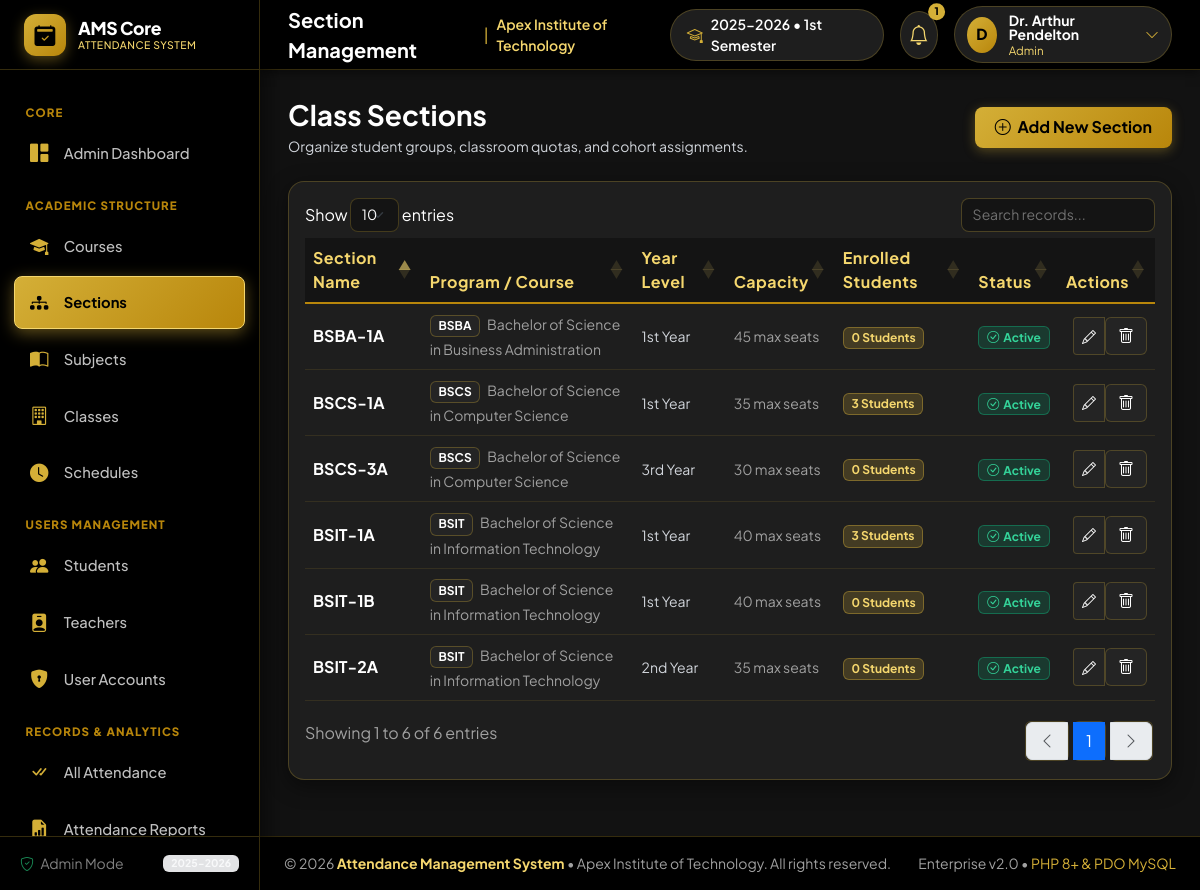
The app's page /sections.php (signed in) with its own data.
### tables this page shows
CREATE TABLE `sections` (
  `id` INT AUTO_INCREMENT PRIMARY KEY,
  `section_name` VARCHAR(50) NOT NULL,
  `course_id` INT NOT NULL,
  `year_level_id` INT NOT NULL,
  `capacity` INT DEFAULT 40,
  `status` ENUM('active', 'inactive') DEFAULT 'active',
  `created_at` TIMESTAMP DEFAULT CURRENT_TIMESTAMP,
  FOREIGN KEY (`course_id`) REFERENCES `courses` (`id`) ON DELETE CASCADE,
  FOREIGN KEY (`year_level_id`) REFERENCES `year_levels` (`id`) ON DELETE CASCADE,
  INDEX `idx_sections_course` (`course_id`),
  INDEX `idx_sections_year` (`year_level_id`)
);

CREATE TABLE `courses` (
  `id` INT AUTO_INCREMENT PRIMARY KEY,
  `course_code` VARCHAR(20) NOT NULL UNIQUE,
  `course_name` VARCHAR(150) NOT NULL,
  `department` VARCHAR(100) DEFAULT 'College of Information Technology',
  `description` TEXT NULL,
  `status` ENUM('active', 'inactive') DEFAULT 'active',
  `created_at` TIMESTAMP DEFAULT CURRENT_TIMESTAMP
);

CREATE TABLE `year_levels` (
  `id` INT AUTO_INCREMENT PRIMARY KEY,
  `name` VARCHAR(50) NOT NULL,
  `level_numeric` INT NOT NULL UNIQUE
);

### database.php (called while the page is built, shortened)
<?php
class Database {
    private static $instance = null;
    private $pdo;
    private $host = '127.0.0.1';
    private $dbname = 'attendance_management';
    private $user = 'root';
    private $pass = '';
    private $charset = 'utf8mb4';
    private function __construct() {
        $dsn = "mysql:host={$this->host};dbname={$this->dbname};charset={$this->charset}";
        $options = [
            PDO::ATTR_ERRMODE            => PDO::ERRMODE_EXCEPTION,
            PDO::ATTR_DEFAULT_FETCH_MODE => PDO::FETCH_ASSOC,
            PDO::ATTR_EMULATE_PREPARES   => false,
            PDO::MYSQL_ATTR_INIT_COMMAND => "SET NAMES utf8mb4 COLLATE utf8mb4_unicode_ci"
        ];
        try {
            $this->pdo = new PDO($dsn, $this->user, $this->pass, $options);
        } catch (PDOException $e) {
            die("Database connection failed: " . htmlspecialchars($e->getMessage()));
        }
    }
    public static function getInstance() {
        if (self::$instance === null) {
            self::$instance = new self();
        }
        return self::$instance;
    }
    public function getConnection() {
        return $this->pdo;
    }
}

### Class.php (called while the page is built, shortened)
<?php
require_once __DIR__ . '/../config/database.php';
class ClassModel {
    private $db;
    public function __construct() {
        $this->db = Database::getInstance()->getConnection();
    }
    public function getSections($filters = []) {
        $sql = "
            SELECT sec.*, c.course_code, c.course_name, y.name as year_level_name,
                   COUNT(DISTINCT s.id) as student_count
            FROM sections sec
            JOIN courses c ON sec.course_id = c.id
            JOIN year_levels y ON sec.year_level_id = y.id
            LEFT JOIN students s ON s.section_id = sec.id
            WHERE 1=1
        ";
        $params = [];
        $sql .= " GROUP BY sec.id ORDER BY sec.section_name ASC";
        $stmt = $this->db->prepare($sql);
        $stmt->execute($params);
        return $stmt->fetchAll();
    }
}

### sections.php (the view, shortened to what this page needs)
<?php
require_once __DIR__ . '/../includes/functions.php';
require_once __DIR__ . '/../models/Class.php';
$classModel = new ClassModel();
$sections = $classModel->getSections();
require_once __DIR__ . '/../views/layouts/header.php';
require_once __DIR__ . '/../views/layouts/sidebar.php';
require_once __DIR__ . '/../views/layouts/navbar.php';
?>
<div class="d-flex flex-column flex-md-row justify-content-between align-items-md-center gap-3 mb-4">
    <div>
        <h3 class="fw-bold text-dark mb-1">Class Sections</h3>
        <p class="text-secondary small mb-0">Organize student groups, classroom quotas, and cohort assignments.</p>
    </div>
    <div>
        <button type="button" class="btn btn-primary" data-bs-toggle="modal" data-bs-target="#addSectionModal">
            <i class="bi bi-plus-circle me-1"></i> Add New Section
        </button>
    </div>
</div>
<div class="card-modern">
    <div class="card-body p-0">
        <div class="table-responsive p-3">
            <table class="table table-hover align-middle datatable w-100">
                <thead class="table-light">
                    <tr>
                        <th>Section Name</th>
                        <th>Program / Course</th>
                        <th>Year Level</th>
                        <th>Capacity</th>
                        <th>Enrolled Students</th>
                        <th>Status</th>
                        <th class="text-end">Actions</th>
                    </tr>
                </thead>
                <tbody>
                    <?php foreach ($sections as $sec): ?>
                        <tr>
                            <td>
                                <span class="fw-bold text-dark fs-6"><?= e($sec['section_name']) ?></span>
                            </td>
                            <td>
                                <span class="badge bg-light text-dark border"><?= e($sec['course_code']) ?></span>
                                <span class="small text-muted ms-1"><?= e($sec['course_name']) ?></span>
                            </td>
                            <td><span class="text-secondary small"><?= e($sec['year_level_name']) ?></span></td>
                            <td><span class="small text-muted"><?= (int)$sec['capacity'] ?> max seats</span></td>
                            <td>
                                <span class="badge bg-primary-subtle text-primary border border-primary-subtle">
                                    <?= (int)$sec['student_count'] ?> Students
                                </span>
                            </td>
                            <td><?= get_status_badge($sec['status']) ?></td>
                            <td class="text-end">
                                <div class="btn-group btn-group-sm">
                                    <button type="button" class="btn btn-light border edit-section-btn"
                                            data-section='<?= json_encode($sec) ?>' title="Edit">
                                        <i class="bi bi-pencil"></i>
                                    </button>
                                    <form method="POST" action="<?= BASE_URL ?>/admin/sections.php" class="d-inline">
                                        <button type="button" class="btn btn-light border text-danger btn-delete-confirm" title="Delete">
                                            <i class="bi bi-trash"></i>
                                        </button>
                                    </form>
                                </div>
                            </td>
                        </tr>
                    <?php endforeach; ?>
                </tbody>
            </table>
        </div>
    </div>
</div>
<?php
require_once __DIR__ . '/../views/layouts/footer.php';
?>

### functions.php (shortened to what this page needs)
<?php
function e($string) {
    return htmlspecialchars((string)$string, ENT_QUOTES, 'UTF-8');
}
function get_status_badge($status) {
    $status = strtoupper($status);
    switch ($status) {
        case 'ACTIVE':
            return '<span class="badge bg-success-subtle text-success border border-success-subtle px-2 py-1"><i class="bi bi-check-circle me-1"></i>Active</span>';
    }
}

### style.css (style rules this page uses)
:root { --gold: #D4AF37; --gold-dark: #B8860B; --gold-light: #F5D76E; --black: #000000; --bg-dark: #121212; --bg-card: #1E1E1E; --bg-card-header: #171717; --bg-input: #141414; --text-white: #FFFFFF; --text-gold-light: #F5D76E; --text-muted: #A0A0A0; --text-secondary: #D1D5DB; --gold-subtle: rgba(212, 175, 55, 0.12); --gold-border: rgba(212, 175, 55, 0.25); --gold-border-strong: rgba(212, 175, 55, 0.55); --gold-gradient: linear-gradient(135deg, #D4AF37 0%, #B8860B 100%); --gold-gradient-hover: linear-gradient(135deg, #F5D76E 0%, #D4AF37 100%); --gold-dashboard-bg: linear-gradient(135deg, #E2BF53 0%, #D4AF37 40%, #B8860B 100%); --primary: var(--gold); --primary-hover: var(--gold-dark); --primary-light: var(--gold-subtle); --primary-gradient: var(--gold-gradient); --navy-dark: var(--black); --navy-surface: var(--bg-card); --navy-border: var(--gold-border); --navy-muted: var(--text-muted); --bg-light: var(--bg-dark); --surface-light: var(--bg-card); --border-color: var(--gold-border); --text-primary: var(--text-white); --sidebar-width: 260px; --topbar-height: 70px; --radius-sm: 8px; --radius-md: 12px; --radius-lg: 16px; --radius-xl: 20px; --shadow-subtle: 0 2px 10px rgba(0, 0, 0, 0.5); --shadow-card: 0 6px 22px rgba(0, 0, 0, 0.45); --shadow-elevated: 0 12px 32px rgba(0, 0, 0, 0.65); }
*, *::before, *::after { box-sizing: border-box; }
body { font-family: 'Plus Jakarta Sans', -apple-system, BlinkMacSystemFont, "Segoe UI", Roboto, sans-serif; background-color: var(--bg-dark); color: var(--text-white); min-height: 100vh; overflow-x: hidden; }
.text-dark { color: var(--text-white) !important; }
.text-secondary { color: var(--text-secondary) !important; }
.text-muted { color: var(--text-muted) !important; }
.text-primary { color: var(--gold) !important; }
.card-modern { background: var(--bg-card); border: 1px solid var(--gold-border); border-radius: var(--radius-lg); box-shadow: var(--shadow-card); margin-bottom: 1.75rem; overflow: hidden; color: var(--text-white); }
.card-modern .card-body { padding: 1.5rem; color: var(--text-white); }
.table { --bs-table-bg: var(--bg-card); --bs-table-color: var(--text-white); --bs-table-border-color: rgba(212, 175, 55, 0.15); color: var(--text-white); margin-bottom: 0; }
.table > thead { background-color: var(--bg-dark); }
.table > thead th, .table-light, .table-light th { background-color: #141414 !important; color: var(--text-gold-light) !important; border-bottom: 2px solid var(--gold-dark) !important; font-weight: 700; letter-spacing: 0.03em; }
.table tbody tr { background-color: var(--bg-card); border-bottom: 1px solid rgba(212, 175, 55, 0.12); }
.table tbody td { background-color: var(--bg-card); color: var(--text-white); vertical-align: middle; }
.btn-primary { background: var(--gold-gradient) !important; color: var(--black) !important; font-weight: 700 !important; border: none !important; border-radius: var(--radius-sm); padding: 0.55rem 1.25rem; box-shadow: 0 3px 12px rgba(212, 175, 55, 0.35); transition: all 0.2s ease; }
.btn-light { background: #242424 !important; color: var(--text-white) !important; border: 1px solid var(--gold-border) !important; }
.badge.bg-light { background-color: #242424 !important; color: var(--text-white) !important; border: 1px solid rgba(212, 175, 55, 0.3) !important; }
.badge.bg-primary, .badge.bg-primary-subtle { background-color: rgba(212, 175, 55, 0.2) !important; color: var(--text-gold-light) !important; border: 1px solid rgba(212, 175, 55, 0.4) !important; }
.badge-status-present, .badge.bg-success-subtle { background-color: rgba(16, 185, 129, 0.18) !important; color: #34d399 !important; border: 1px solid rgba(16, 185, 129, 0.4) !important; }

### records on screen
sections: section_name "BSBA-1A", course.course_code "BSBA", course.course_name "Bachelor of Science in Business Administration", year_level.name "1st Year", capacity "45", student_count "0", status "active" (drawn)
sections: section_name "BSCS-1A", course.course_code "BSCS", course.course_name "Bachelor of Science in Computer Science", year_level.name "1st Year", capacity "35", student_count "3", status "active" (drawn)
sections: section_name "BSCS-3A", course.course_code "BSCS", course.course_name "Bachelor of Science in Computer Science", year_level.name "3rd Year", capacity "30", student_count "0", status "active" (drawn)
sections: section_name "BSIT-1A", course.course_code "BSIT", course.course_name "Bachelor of Science in Information Technology", year_level.name "1st Year", capacity "40", student_count "3", status "active" (drawn)
sections: section_name "BSIT-1B", course.course_code "BSIT", course.course_name "Bachelor of Science in Information Technology", year_level.name "1st Year", capacity "40", student_count "0", status "active" (drawn)
sections: section_name "BSIT-2A", course.course_code "BSIT", course.course_name "Bachelor of Science in Information Technology", year_level.name "2nd Year", capacity "35", student_count "0", status "active" (drawn)

### other values on screen
$role "Admin"
ACADEMIC_YEAR "2025-2026"
$pageTitle "Section Management"
INSTITUTION_NAME "Apex Institute of Technology"
CURRENT_SEMESTER "1st Semester"
count($notifications) "1"
substr($user['full_name'] ?? 'U', 0, 1) "D"
$user['full_name'] "Dr. Arthur Pendelton"
$user['role'] "Admin"
APP_NAME "Attendance Management System"
